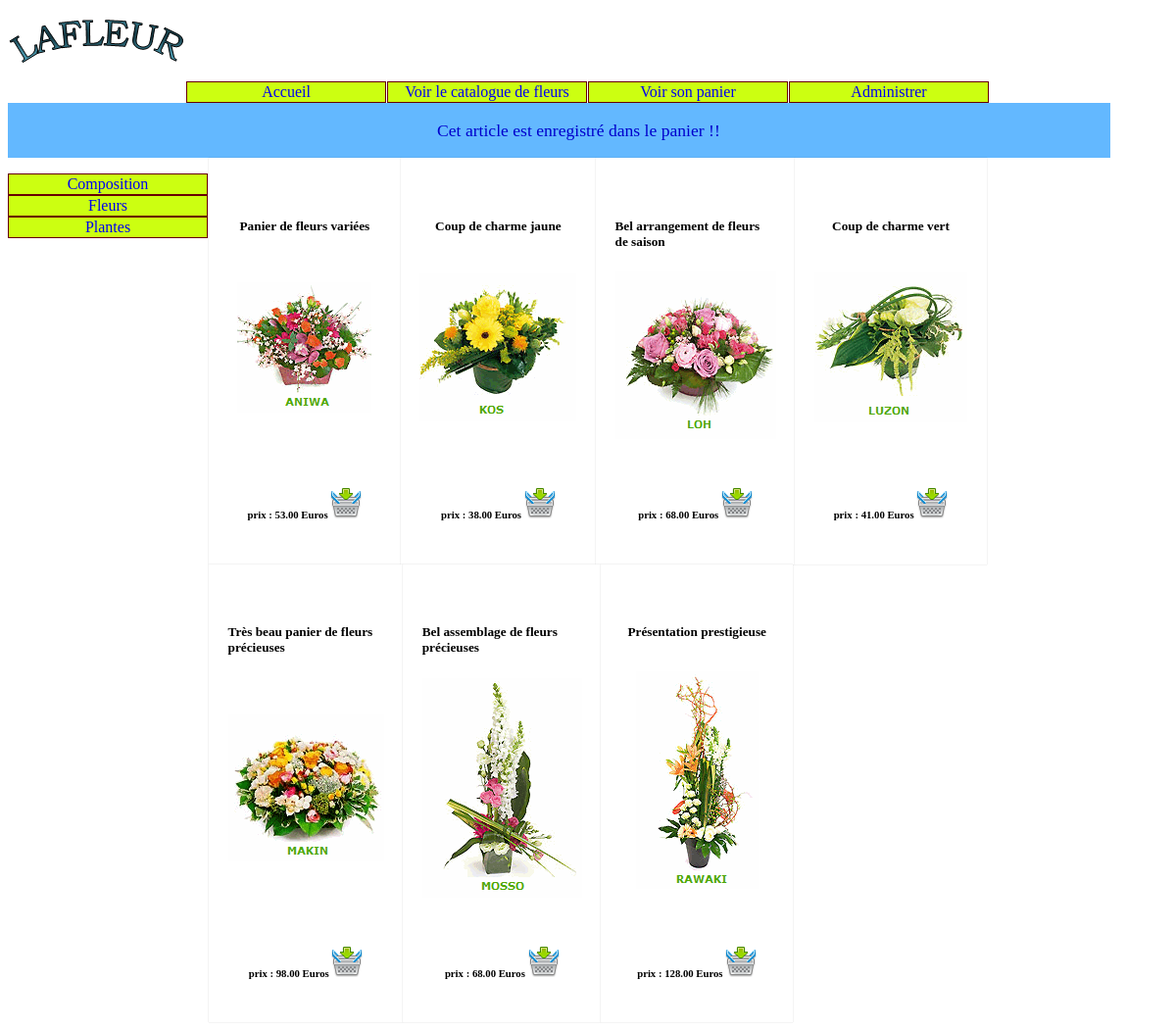
/index.php?uc=voirProduits&categorie=com&produit=c01&action=ajouterAuPanier, run on the app's committed database.
### tables this page shows
CREATE TABLE IF NOT EXISTS categorie
 (
   id CHAR (32) NOT NULL  ,
   libelle CHAR (32) NULL  
   , PRIMARY KEY (id) 
 );

CREATE TABLE IF NOT EXISTS produit
 (
   id CHAR (32) NOT NULL  ,
  description CHAR(50), 
   prix DECIMAL (10,2) NULL  ,
   image CHAR (32) NULL, 
  
    idCategorie CHAR (32) NOT NULL 
   , PRIMARY KEY (id) 
 );

### util/class.pdoLafleur.inc.php (called while the page is built, shortened)
<?php
class PdoLafleur
{
      	private static $serveur='mysql:host=localhost';
      	private static $bdd='dbname=lafleur2013';
      	private static $user='root' ;
      	private static $mdp='' ;
		private static $monPdo;
		private static $monPdoLafleur = null;
	private function __construct()
	{
    		PdoLafleur::$monPdo = new PDO(PdoLafleur::$serveur.';'.PdoLafleur::$bdd, PdoLafleur::$user, PdoLafleur::$mdp);
			PdoLafleur::$monPdo->query("SET CHARACTER SET utf8");
	}
	public  static function getPdoLafleur()
	{
		if(PdoLafleur::$monPdoLafleur == null)
		{
			PdoLafleur::$monPdoLafleur= new PdoLafleur();
		}
		return PdoLafleur::$monPdoLafleur;
	}
	public function getLesCategories()
	{
		$req = "select * from categorie";
		$res = PdoLafleur::$monPdo->query($req);
		$lesLignes = $res->fetchAll();
		return $lesLignes;
	}
	public function getLesProduitsDeCategorie($idCategorie)
	{
	    $req="select * from produit where idCategorie = '$idCategorie'";
		$res = PdoLafleur::$monPdo->query($req);
		$lesLignes = $res->fetchAll();
		return $lesLignes;
	}
}
?>

### vues/v_produits.php (the view)
<div class="produits">
    <section class="products">
<?php
foreach( $lesProduits as $unProduit)
{
	$id = $unProduit['id'];
	$description = $unProduit['description'];
	$prix=$unProduit['prix'];
	$image = $unProduit['image'];
	?>
    <div class="product-card">
        <div class="product-info">
            <h5><?php echo $description ?></h5>
        </div>
        <div class="product-image">
            <img src="<?php echo $image ?>" alt="<?php echo $image ?>" />
        </div>
        <div class="product-info">
            <h6>prix : <?php echo $prix ?> Euros
                <a href=index.php?uc=voirProduits&categorie=<?php echo $categorie ?>&produit=<?php echo $id ?>&action=ajouterAuPanier>
                    <img src="images/mettrepanier.png" TITLE="Ajouter au panier"/> </a></h6>
        </div>
    </div>
<?php
}
?>
    </section>
</div>

### vues/v_categories.php
<ul class="nav ul">
<?php
foreach( $lesCategories as $uneCategorie)
{
	$idCategorie = $uneCategorie['id'];
	$libCategorie = $uneCategorie['libelle'];
	?>
	<li>
		<a href=index.php?uc=voirProduits&categorie=<?php echo $idCategorie ?>&action=voirProduits><?php echo $libCategorie ?></a>
	</li>
<?php
}
?>
</ul>

### util/cssGeneral.css (style rules this page uses)
@media screen and (min-width: 737px) { .produits, .panier, .commande { flex: 1; } }

### util/cssProduits.css (style rules this page uses)
.product-card { padding: 2%; background-color: white; box-shadow: 0px 0px 1px 0px rgba(0, 0, 0, 0.25); }
.product-info { margin-top: 0; padding-top: 20px; }
@media screen and (min-width: 737px) { .products { display: flex; flex-wrap: wrap; } }
@media screen and (min-width: 737px) { .product-card { display: flex; flex-direction: column; justify-content: space-between; align-items: center; flex-basis: 16%; } }

### util/cssNavigation.css (style rules this page uses)
.navbar, .nav { list-style-type: none; padding: 0; }
.ul li { padding: 1px; text-align: center; width: 200px; color: white; border: 1px solid #600; margin-right: 1px; background: #ccff11; }
.ul li a { text-decoration: none; }
@media screen and (min-width: 737px) { .nav { display: flex; flex-direction: column; } }

### data on the page
categorie: libelle "Composition"
categorie: libelle "Fleurs"
categorie: libelle "Plantes"
produit: description "Panier de fleurs variées", image (picture), prix "53.00"
produit: description "Coup de charme jaune", image (picture), prix "38.00"
produit: description "Bel arrangement de fleurs de saison", image (picture), prix "68.00"
produit: description "Coup de charme vert", image (picture), prix "41.00"
produit: description "Très beau panier de fleurs précieuses", image (picture), prix "98.00"
produit: description "Bel assemblage de fleurs précieuses", image (picture), prix "68.00"
produit: description "Présentation prestigieuse", image (picture), prix "128.00"

### other printed values
$message "Cet article est enregistré dans le panier !!"
